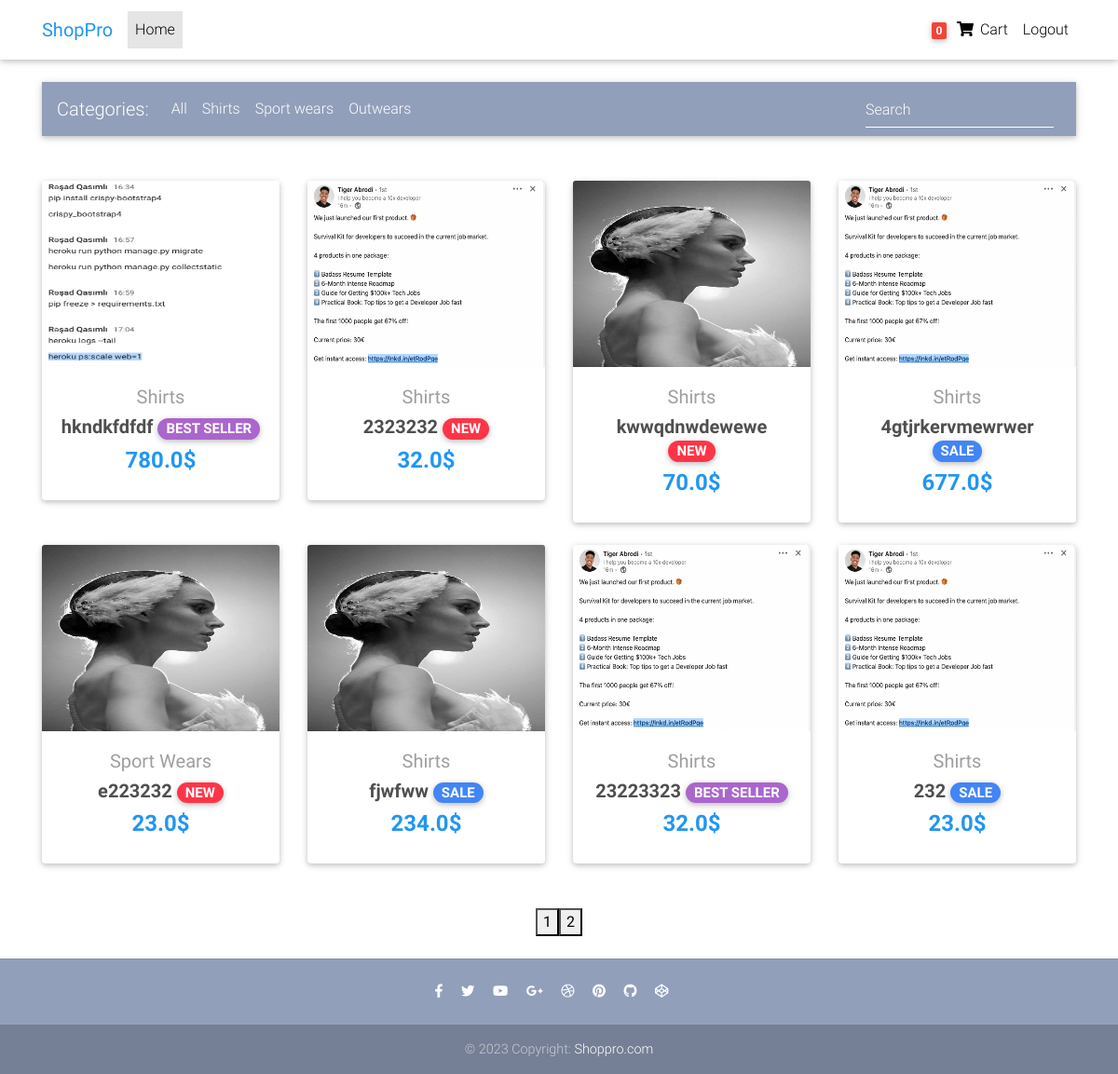
The app's page / (signed in) with its own data.
### main/models.py (models this page shows, shortened)
class Order(models.Model):
    user = models.ForeignKey(settings.AUTH_USER_MODEL,
                             on_delete=models.CASCADE)
    ref_code = models.CharField(max_length=20)
    items = models.ManyToManyField(OrderItem)
    start_date = models.DateTimeField(auto_now_add=True)
    ordered_date = models.DateTimeField()
    ordered = models.BooleanField(default=False)
    billing_address = models.ForeignKey(
        'BillingAddress', on_delete=models.SET_NULL, blank=True, null=True)
    payment = models.ForeignKey(
        'Payment', on_delete=models.SET_NULL, blank=True, null=True)
    coupon = models.ForeignKey(
        'Coupon', on_delete=models.SET_NULL, blank=True, null=True)
    being_delivered = models.BooleanField(default=False)
    received = models.BooleanField(default=False)
    refund_requested = models.BooleanField(default=False)
    refund_granted = models.BooleanField(default=False)

class Item(models.Model):
    title = models.CharField(max_length=100)
    price = models.FloatField()
    discount_price = models.FloatField(blank=True, null=True)
    category = models.CharField(choices=category_choices, max_length=2)
    label = models.CharField(choices=label_choices, max_length=1, blank=True)
    slug = models.SlugField()
    description = models.TextField()
    image = models.ImageField(blank=True, null=True)
    def get_absolute_url(self):
        return reverse('main:product', kwargs={
            'slug': self.slug
        })

### main/views.py (the view)
# urls.py: path('', HomeView.as_view(), name='home'),
class HomeView(ListView):
    model = Item
    paginate_by = 10
    template_name = "home.html"
    def get_queryset(self):
        queryset = super().get_queryset()
        return queryset.order_by('-id')

### main/templatetags/cart_template_tags.py (called while the page is built)
@register.filter
def cart_item_count(user):
    if user.is_authenticated:
        qs = Order.objects.filter(user=user, ordered=False)
        if qs.exists():
            return qs[0].items.count()
    return 0

### templates/home.html (shortened to what this page needs)
{% extends 'base.html' %}
{% block content %}
<nav class="navbar navbar-expand-lg navbar-dark mdb-color lighten-3 mt-3 mb-5">
  <span class="navbar-brand">Categories:</span>
  <div class="collapse navbar-collapse" id="basicExampleNav">
    <ul class="navbar-nav mr-auto">
      <li class="nav-item">
        <a class="nav-link filter-category" href="#" data-category="all">All
        </a>
      </li>
      <li class="nav-item">
        <a class="nav-link filter-category" href="#" data-category="shirts">Shirts</a>
      </li>
      <li class="nav-item">
        <a class="nav-link filter-category" href="#" data-category="sport wears">Sport wears</a>
      </li>
      <li class="nav-item">
        <a class="nav-link filter-category" href="#" data-category="outwears">Outwears</a>
      </li>
    </ul>
    <form class="form-inline">
      <div class="md-form my-0">
        <input id="searchInput" class="form-control mr-sm-2" type="text" placeholder="Search" aria-label="Search">
      </div>
    </form>
  </div>
</nav>
<section class="text-center mb-4">
  <div class="row wow fadeIn">
    {% for item in object_list %}
    <div class="col-lg-3 col-md-6 mb-4">
      <div class="card">
        <div class="view overlay">
          <img height="200" width="200" src="{{ item.image.url }}" class="card-img-top">
        </div>
        <div class="card-body text-center">
          <a href="{{ item.get_absolute_url }}" class="grey-text">
            <h5 class="categ">{{item.get_category_display}}</h5>
          </a>
          <h5>
            <strong>
              <a href="{{ item.get_absolute_url }}" class="dark-grey-text">{{item.title}}
                {% if item.label == 'P' %}
                <span class="badge badge-pill primary-color">SALE</span>
                {% elif item.label == 'S' %}
                <span class="badge badge-pill secondary-color">BEST SELLER</span>
                {% elif item.label == 'D' %}
                <span class="badge badge-pill danger-color">NEW</span>
                {% endif %}
              </a>
            </strong>
          </h5>
          <h4 class="font-weight-bold blue-text">
            {% if item.discount_price %}
            <strong>{{item.discount_price}}$</strong>
            {% else %}
            <strong>{{item.price}}$</strong>
            {% endif %}
          </h4>
        </div>
      </div>
    </div>
    {% endfor %}
  </div>
</section>
{% endblock content %}

### templates/navbar.html (shortened to what this page needs)
{% load cart_template_tags %}
<nav class="navbar fixed-top navbar-expand-lg navbar-light white scrolling-navbar">
  <div class="container">
    <a class="navbar-brand waves-effect" href="{% url 'main:home' %}">
      <strong class="blue-text">ShopPro</strong>
    </a>
    <div class="collapse navbar-collapse" id="navbarSupportedContent">
      <ul class="navbar-nav mr-auto">
        <li class="nav-item active">
          <a class="nav-link waves-effect" href="{% url 'main:home' %}">Home
          </a>
        </li>
      </ul>
      <ul class="navbar-nav nav-flex-icons">
        {% if request.user.is_authenticated %}
        <li class="nav-item">
          <a class="nav-link waves-effect" href="{% url 'main:order-summary' %}">
            <span class="badge red z-depth-1 mr-1"> {{ request.user|cart_item_count }} </span>
            <i class="fas fa-shopping-cart"></i>
            <span class="clearfix d-none d-sm-inline-block"> Cart </span>
          </a>
        </li>
        <li class="nav-item">
          <a class="nav-link waves-effect" href="{% url 'account_logout' %}">
            <span class="clearfix d-none d-sm-inline-block"> Logout </span>
          </a>
        </li>
        {% endif %}
    </div>
  </div>
</nav>

### templates/base.html (style rules this page uses)
html, body, header, .carousel { height: 60vh; }

### records on screen
Item: image (picture), category "Shirts", title "hkndkfdfdf", label "BEST SELLER", discount_price "780.0"
Item: image (picture), category "Shirts", title "2323232", label "NEW", discount_price "32.0"
Item: image (picture), category "Shirts", title "kwwqdnwdewewe", label "NEW", discount_price "70.0"
Item: image (picture), category "Shirts", title "4gtjrkervmewrwer", label "SALE", discount_price "677.0"
Item: image (picture), category "Sport Wears", title "e223232", label "NEW", discount_price "23.0"
Item: image (picture), category "Shirts", title "fjwfww", label "SALE", price "234.0"
Item: image (picture), category "Shirts", title "23223323", label "BEST SELLER", discount_price "32.0"
Item: image (picture), category "Shirts", title "232", label "SALE", discount_price "23.0"

### other values on screen
{{ request.user|cart_item_count }} "0"
